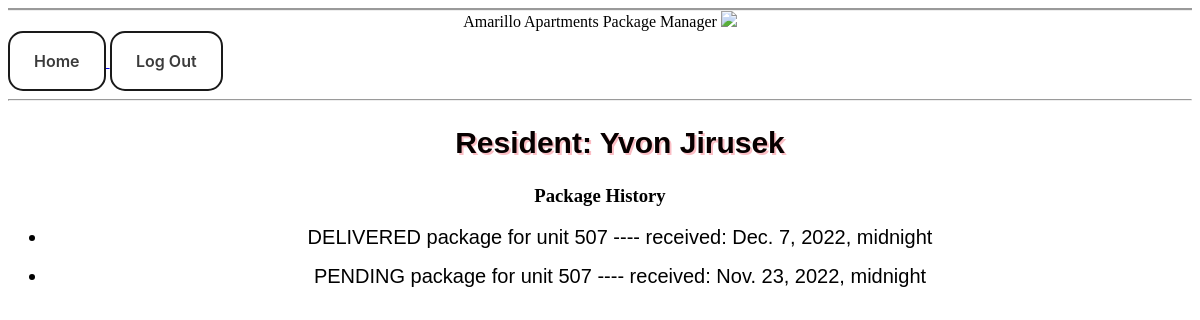
Screenshot of /mail/history/47 (signed in) with the database file from the repository.
### mail/models.py (models this page shows, shortened)
class Resident(models.Model):
    name = models.CharField(max_length=100)
    email = models.CharField(max_length=50)
    unit_number = models.IntegerField()

class Package(models.Model):
    name = models.CharField(max_length=100)
    address = models.CharField(max_length=200)
    posting_service = models.CharField(max_length=50)
    received = models.DateTimeField('Date office received')
    status = models.CharField(max_length=50, choices=STATUS_CHOICES, null=True)
    owner = models.ForeignKey('Resident', models.SET_NULL, blank=True, null=True)
    def __str__(self):
        return self.status + ' package for unit ' + self.address

### mail/views.py (the view)
# urls.py: path('history/<int:resident_id>', views.history, name='history'),
@login_required(login_url='/accounts/login/')
def history(request, resident_id):
    person = Resident.objects.get(pk=resident_id)
    packages = Package.objects.filter(owner=person)
    template = loader.get_template('mail/history.html')
    context = {
        'resident': person,
        'packages': packages
    }
    return HttpResponse(template.render(context, request))

### mail/templates/mail/history.html (shortened to what this page needs)
<!DOCTYPE html>
<html lang="en-US">
  <head>
  </head>
  <body>
     <header>
      Amarillo Apartments Package Manager
      <img src="https://www.pixelproductionsinc.com/wp-content/uploads/2012/12/packaging-icon.png"/>
    </header>
    <a href="/mail/home">
      <button>Home</button>
    </a>
     <a href="{% url 'logout_view' %}">
         <button>Log Out</button>
     </a>
    <hr>
    <div>
        <ul>
          <h2 class="resident">Resident: {{ resident.name }}</h2>
        </ul>
        <h3>Package History</h3>
        {% for package in packages %}
            <ul>
                <li>{{ package }} ---- received: {{ package.received }}</li>
            </ul>
        {% endfor %}
    </div>
  </body>
</html>

### mail/templates/mail/history.html (style rules this page uses)
header { color: #4977b6 font-size: 40px; border-top-style: groove; text-align: center; }
button { font-size: 8px; appearance: none; background-color: transparent; border: 2px solid #1A1A1A; border-radius: 15px; box-sizing: border-box; color: #3B3B3B; cursor: pointer; display: inline-block; font-family: Roobert,-apple-system,BlinkMacSystemFont,"Segoe UI",Helvetica,Arial,sans-serif,"Apple Color Emoji","Segoe UI Emoji","Segoe UI Symbol"; font-size: 16px; font-weight: 600; line-height: normal; margin: 0; min-height: 60px; min-width: 0; outline: none; padding: 16px 24px; text-align: center; text-decoration: none; transition: all 300ms cubic-bezier(.23, 1, 0.32, 1); user-select: none; -webkit-user-select: none; touch-action: manipulation; width: 8; will-change: transform; }
img { width: 70px; }
div { text-align: center; }
h2 { font-size: 20px; color: #646066; font-family: "Source Sans Pro", "Arial", sans-serif; }
.resident { font-size: 30px; color: #070000; text-shadow: 2px 2px #fbbec5; font-family: "Source Sans Pro", "Arial", sans-serif; }
li { font-family: "Source Sans Pro", "Arial", sans-serif; font-size: 20px; }

### rows the page displays
Resident: name "Yvon Jirusek"
Package: status+address "DELIVERED package for unit 507", received "Dec. 7, 2022, midnight"
Package: status+address "PENDING package for unit 507", received "Nov. 23, 2022, midnight"
